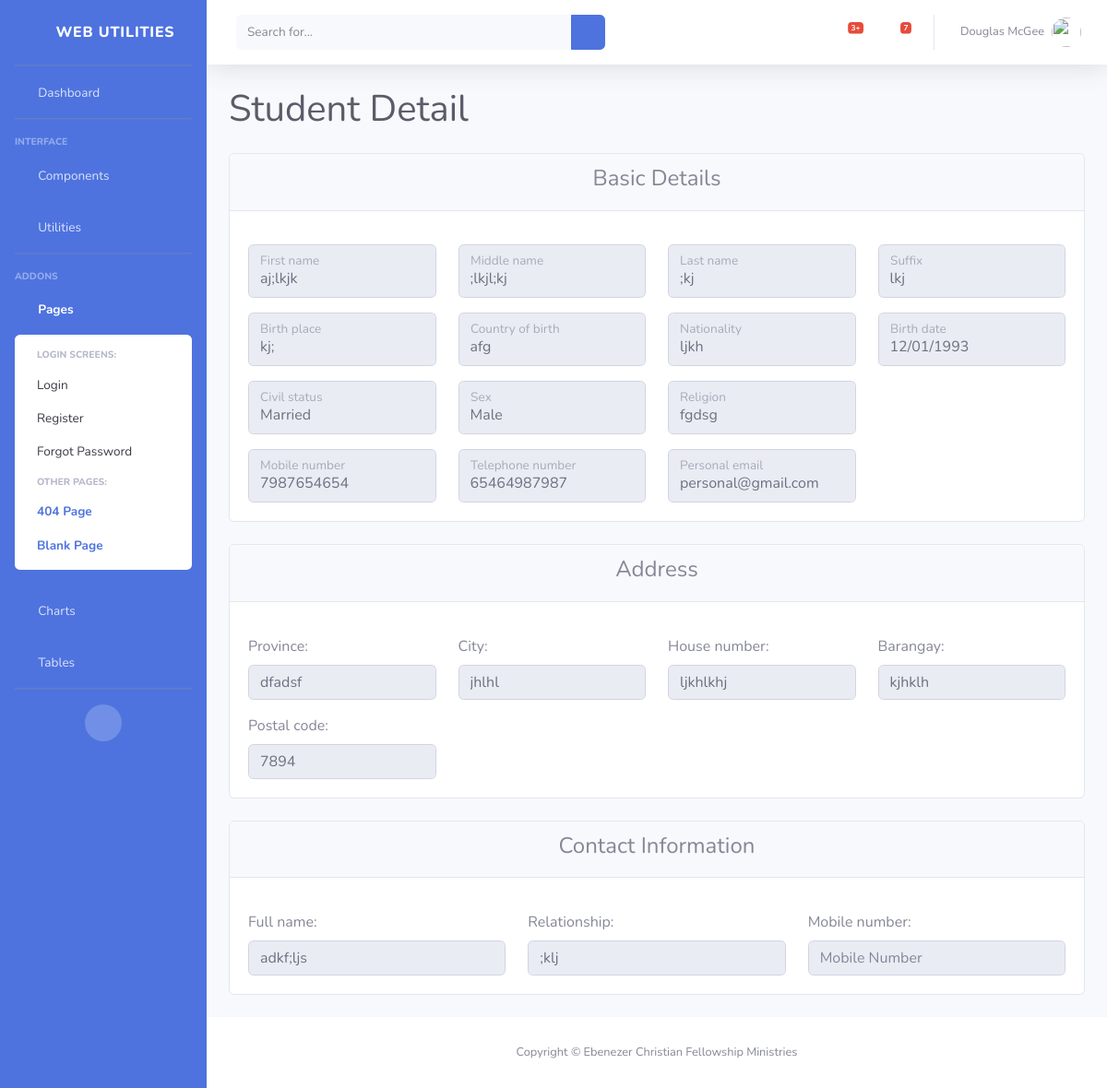
/students/4/, run on the app's committed database.
### students/models.py (models this page shows, shortened)
class Student(models.Model):
    first_name = models.CharField(max_length=100)
    middle_name = models.CharField(max_length=100)
    last_name = models.CharField(max_length=100)
    suffix = models.CharField(max_length=10, blank=True)
    birth_date = models.DateField()
    country_of_birth = models.CharField(max_length=100)
    birth_place = models.CharField(max_length=100)
    nationality = models.CharField(max_length=100)
    CIVIL_STATUS_CHOICES = [
        ('', '---------'),
        ('single', 'Single'),
        ('married', 'Married'),
        ('widowed', 'Widowed'),
        ('divorced', 'Divorced'),
        ('separated', 'Separated'),
    ]
    civil_status = models.CharField(max_length=20, choices=CIVIL_STATUS_CHOICES, blank=True)
    SEX_CHOICES = [
        ('', '---------'),
        ('male', 'Male'),
        ('female', 'Female'),
    ]
    sex = models.CharField(max_length=10, choices=SEX_CHOICES, blank=True)
    religion = models.CharField(max_length=100)
    mobile_number = models.CharField(max_length=20)
    telephone_number = models.CharField(max_length=20, blank=True)
    personal_email = models.EmailField()

class Address(models.Model):
    student = models.OneToOneField(Student, on_delete=models.CASCADE)
    province = models.CharField(max_length=100)
    city = models.CharField(max_length=100)
    house_number = models.CharField(max_length=20)
    barangay = models.CharField(max_length=100)
    postal_code = models.CharField(max_length=10)

class Contact(models.Model):
    student = models.ForeignKey(Student, on_delete=models.CASCADE, related_name='contacts')
    full_name = models.CharField(max_length=100)
    relationship = models.CharField(max_length=20)
    mobile_number = models.CharField(max_length=20, blank=True)

### students/views.py (the view)
# urls.py: path('<int:student_id>/', view_student, name='view_student'),
def view_student(request, student_id):
    student = get_object_or_404(Student, pk=student_id)
    address = Address.objects.filter(student=student).first()
    address_form = ViewAddressDetail(instance=address)
    contacts = Contact.objects.filter(student=student)
    contact_form = [ViewContactDetail(instance=contact) for contact in contacts]
    context = {
        'student_form': ViewStudentDetail(instance=student),
        'address_form': address_form,
        'contact_form': contact_form,
        'student_id': student_id,
        'page_heading': 'Student Detail'
    }
    return render(request, 'students/student_detail.html', context)

### students/forms.py
class ViewAddressDetail(forms.ModelForm):
    class Meta:
        model = Address
        fields = ['province', 'city', 'house_number', 'barangay', 'postal_code']
        widgets = {
            'province': forms.TextInput(attrs={'class': 'form-control', 'disabled': 'disabled'}),
            'city': forms.TextInput(attrs={'class': 'form-control', 'disabled': 'disabled'}),
            'house_number': forms.TextInput(attrs={'class': 'form-control', 'disabled': 'disabled'}),
            'barangay': forms.TextInput(attrs={'class': 'form-control', 'disabled': 'disabled'}),
            'postal_code': forms.TextInput(attrs={'class': 'form-control', 'disabled': 'disabled'}),
        }

### students/templates/students/student_detail.html (shortened to what this page needs)
{% extends 'students/base.html' %}
{% load crispy_forms_tags %}
{% block content %}
<form method="post">
    <div class="card mb-4">
        <div class="card-header text-center">
            <h4>Basic Details</h4>
        </div>
        <div class="card-body">
            <div class="row">
                                    <div class="col-3 mt-3">
                                            <div class="form-floating">
                                                {{ student_form.first_name }}
                                                <label for="{{ student_form.first_name.id_for_label }}" >{{ student_form.first_name.label }}</label>
                                            </div>
                                    </div>
                                    <div class="col-3 mt-3">
                                            <div class="form-floating">
                                                {{ student_form.middle_name }}
                                                <label for="{{ student_form.middle_name.id_for_label }}">{{ student_form.middle_name.label }}</label>
                                            </div>
                                    </div>
                                    <div class="col-3 mt-3">
                                            <div class="form-floating">
                                                {{ student_form.last_name }}
                                                <label for="{{ student_form.last_name.id_for_label }}">{{ student_form.last_name.label }}</label>
                                            </div>
                                    </div>
                                    <div class="col-3 mt-3">
                                            <div class="form-floating">
                                                {{ student_form.suffix }}
                                                <label for="{{ student_form.suffix.id_for_label }}">{{ student_form.suffix.label }}</label>
                                            </div>
                                    </div>
            </div>
            <div class="row" >
                                    <div class="col-3 mt-3">
                                            <div class="form-floating">
                                                {{ student_form.birth_place }}
                                                <label for="{{ student_form.birth_place.id_for_label }}">{{ student_form.birth_place.label }}</label>
                                            </div>
                                    </div>
                                    <div class="col-3 mt-3">
                                            <div class="form-floating">
                                                {{ student_form.country_of_birth }}
                                                <label for="{{ student_form.country_of_birth.id_for_label }}">{{ student_form.country_of_birth.label }}</label>
                                            </div>
                                    </div>
                                    <div class="col-3 mt-3">
                                            <div class="form-floating">
                                                {{ student_form.nationality }}
                                                <label for="{{ student_form.nationality.id_for_label }}">{{ student_form.nationality.label }}</label>
                                            </div>
                                    </div>
                                    <div class="col-3 mt-3">
                                            <div class="form-floating">
                                                {{ student_form.birth_date }}
                                                <label for="{{ student_form.birth_date.id_for_label }}">{{ student_form.birth_date.label }}</label>
                                            </div>
                                    </div>
            </div>
            <div class="row">
                                    <div class="col-3 mt-3">
                                            <div class="form-floating">
                                                {{ student_form.civil_status }}
                                                <label for="{{ student_form.civil_status.id_for_label }}">{{ student_form.civil_status.label }}</label>
                                            </div>
                                    </div>
                                    <div class="col-3 mt-3">
                                            <div class="form-floating">
                                                {{ student_form.sex }}
                                                <label for="{{ student_form.sex.id_for_label }}">{{ student_form.sex.label }}</label>
                                            </div>
                                    </div>
                                    <div class="col-3 mt-3">
                                            <div class="form-floating">
                                                {{ student_form.religion }}
                                                <label for="{{ student_form.religion.id_for_label }}">{{ student_form.religion.label }}</label>
                                            </div>
                                    </div>
            </div>
            <div class="row">
                                    <div class="col-3 mt-3">
                                            <div class="form-floating">
                                                {{ student_form.mobile_number }}
                                                <label for="{{ student_form.mobile_number.id_for_label }}">{{ student_form.mobile_number.label }}</label>
                                            </div>
                                    </div>
                                    <div class="col-3 mt-3">
                                            <div class="form-floating">
                                                {{ student_form.telephone_number }}
                                                <label for="{{ student_form.telephone_number.id_for_label }}">{{ student_form.telephone_number.label }}</label>
                                            </div>
                                    </div>
                                    <div class="col-3 mt-3">
                                            <div class="form-floating">
                                                {{ student_form.personal_email }}
                                                <label for="{{ student_form.personal_email.id_for_label }}">{{ student_form.personal_email.label }}</label>
                                            </div>
                                    </div>
            </div>
        </div>
    </div>
    <div class="card mb-4">
        <div class="card-header text-center">
            <h4>Address</h4>
        </div>
        <div class="card-body">
                                <div class="row">
                                    <div class="col-3 mt-3">
                                        {{ address_form.province.label_tag }}
                                        {{ address_form.province }}
                                    </div>
                                    <div class="col-3 mt-3">
                                        {{ address_form.city.label_tag }}
                                        {{ address_form.city }}
                                    </div>
                                    <div class="col-3 mt-3">
                                        {{ address_form.house_number.label_tag }}
                                        {{ address_form.house_number }}
                                    </div>
                                    <div class="col-3 mt-3">
                                        {{ address_form.barangay.label_tag }}
                                        {{ address_form.barangay }}
                                    </div>
                                </div>
                                <div class="row">
                                    <div class="col-3 mt-3">
                                        {{ address_form.postal_code.label_tag }}
                                        {{ address_form.postal_code }}
                                    </div>
                                </div>
        </div>
    </div>
<div class="card mb-4">
    <div class="card-header text-center">
      <h4>Contact Information</h4>
    </div>
    <div class="card-body">
{% for contact_form in contact_form %}
      <div class="row justify-content-center">
                                    <div class="col-4 mt-3">
                                        {{ contact_form.full_name.label_tag }}
                                        {{ contact_form.full_name }}
                                    </div>
                                    <div class="col-4    mt-3">
                                        {{ contact_form.relationship.label_tag }}
                                        {{ contact_form.relationship }}
                                    </div>
                                    <div class="col-4    mt-3">
                                        {{ contact_form.mobile_number.label_tag }}
                                        {{ contact_form.mobile_number }}
                                    </div>
      </div>
{% endfor %}
    </div>
</div>
</form>
{% endblock %}

### data on the page
Student: first_name "aj;lkjk", middle_name ";lkjl;kj", last_name ";kj", suffix "lkj", birth_place "kj;", country_of_birth "afg", nationality "ljkh", birth_date "12/01/1993", civil_status "Married", sex "Male", religion "fgdsg", mobile_number "7987654654", telephone_number "65464987987", personal_email "personal@gmail.com"
Address: province "dfadsf", city "jhlhl", house_number "ljkhlkhj", barangay "kjhklh", postal_code "7894"
Contact: full_name "adkf;ljs", relationship ";klj"

### other printed values
{{ page_heading|default:"Page Head" }} "Student Detail"
{{ address_form.province.label_tag }} "Province:"
{{ address_form.city.label_tag }} "City:"
{{ address_form.house_number.label_tag }} "House number:"
{{ address_form.barangay.label_tag }} "Barangay:"
{{ address_form.postal_code.label_tag }} "Postal code:"
{{ contact_form.full_name.label_tag }} "Full name:"
{{ contact_form.relationship.label_tag }} "Relationship:"
{{ contact_form.mobile_number.label_tag }} "Mobile number:"
